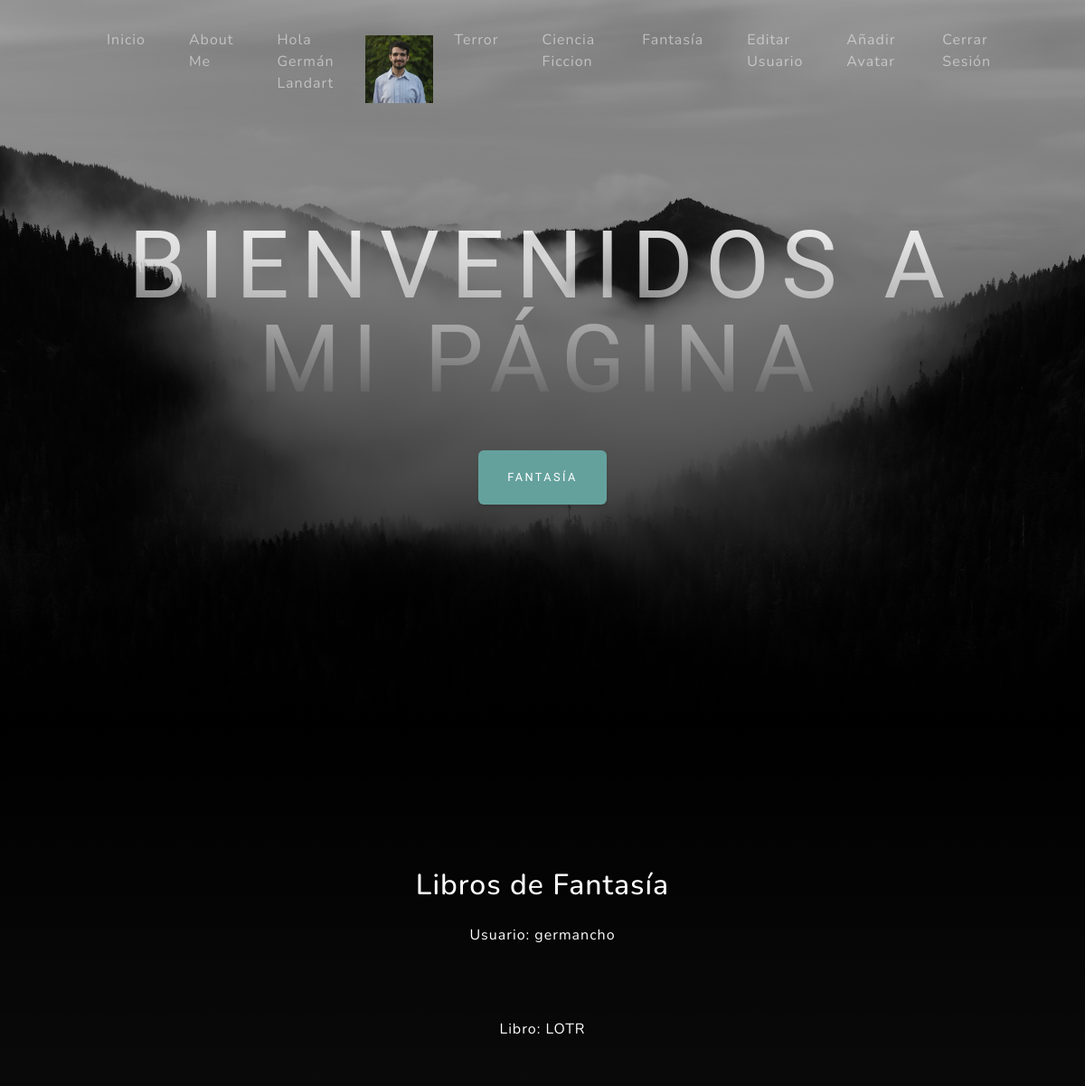
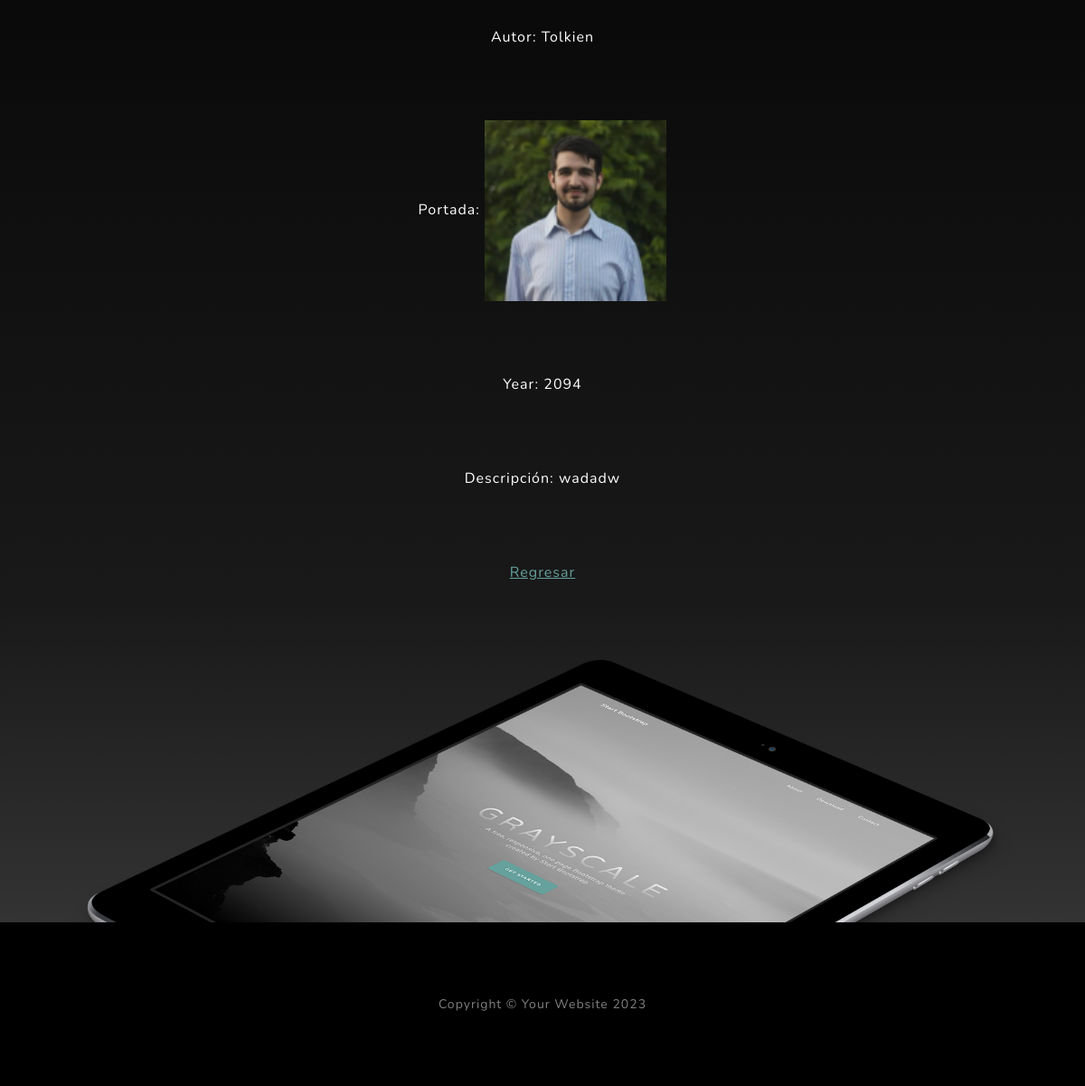
The app's page /AppCoder/fantasia/1 (signed in) with its own data (2 pictures, top to bottom).
### AppCoder/models.py (models this page shows, shortened)
class Avatar(models.Model):
    usuario = models.ForeignKey(User, on_delete=models.CASCADE)
    imagen = models.ImageField(upload_to="avatares", null=True, blank=True)

class Fantasia(models.Model):
    libro = models.CharField(max_length=60)
    autor = models.CharField(max_length=60)
    year = models.IntegerField(null=True, blank=True)
    imagen = models.ImageField(null=True, blank=True, upload_to= "imagenes" )
    descripcion = models.TextField(null=True, blank=True)
    usuario = models.ForeignKey(User, on_delete=models.CASCADE, null=True, blank=True)

### AppCoder/views.py (the view)
# urls.py: path("fantasia/<int:pk>", DetalleFantasia.as_view(), name="FantasiaDetalle"),
class DetalleFantasia(LoginRequiredMixin, DetailView):
    model = Fantasia

### AppCoder/templates/AppCoder/fantasia_detail.html
{% extends "AppCoder/padre.html" %}
{% load static %}
{% block titulo %}
Bienvenidos a mi página
{% endblock %}
{% block titulo2 %}
FANTASÍA
{% endblock %}
{% block descripcion %}
Libros de Fantasía
{% endblock %}
{% block form %}
<p>Usuario: {{fantasia.usuario}}</p>
<p>Libro: {{fantasia.libro}}</p>
<p>Autor: {{fantasia.autor}}</p>
<p>Portada: <img src="{{ fantasia.imagen.url }}"  height="200 px" alt="Descripción de la imagen"> </p>
<p>Year: {{fantasia.year}}</p>
<p>Descripción: {{fantasia.descripcion}}</p>
<a href="{% url 'FantasiaLeer' %}"> Regresar </a>
{% endblock  %}

### AppCoder/templates/AppCoder/padre.html (shortened to what this page needs)
<!DOCTYPE html>
<html lang="en">
    <head>
        {% load static %}
        <link href="{% static 'AppCoder/css/styles.css' %}" rel="stylesheet" />
    </head>
    <body id="page-top">
        <nav class="navbar navbar-expand-lg navbar-light fixed-top" id="mainNav">
            <div class="container px-4 px-lg-5">
                <div class="collapse navbar-collapse" id="navbarResponsive">
                    <ul class="navbar-nav ms-auto">
                        <li class="nav-item"><a class="nav-link" href="{% url 'Inicio' %}">Inicio</a></li>
                        <li class="nav-item"><a class="nav-link" href="{% url 'About' %}">About Me</a></li>
                        {% if request.user.is_authenticated %}
                        <li class="nav-item" style="display: flex; align-items: center;">
                        <p class="nav-link" style="color: rgba(255, 255, 255, 0.5);">Hola {{user.first_name}} {{user.last_name}}</p>
                        {% with user.avatar_set.first as miAvatar %}
                        {% if miAvatar  %}
                        <img src="{{miAvatar.imagen.url}}" alt="No encontró la imagen" width="75" height="75">
                        {% endif %}
                        {% endwith %}
                        <li class="nav-item"><a class="nav-link" href="{% url 'TerrorLeer' %}">Terror</a></li>
                        <li class="nav-item"><a class="nav-link" href="{% url 'CienciaFiccionLeer' %}">Ciencia Ficcion</a></li>
                        <li class="nav-item"><a class="nav-link" href="{% url 'FantasiaLeer' %}">Fantasía</a></li>
                        <li class="nav-item"><a class="nav-link" href="{% url 'EditarUsuario' %}">Editar Usuario</a></li>
                        <li class="nav-item"><a class="nav-link" href="{% url 'Avatar' %}">Añadir Avatar</a></li>
                        <li class="nav-item"><a class="nav-link" href="{% url 'Logout' %}">Cerrar Sesión</a></li>
                        {% else %}
                        <li class="nav-item"><a class="nav-link" href="{% url 'SignUp' %}">Registrarse</a></li>
                        <li class="nav-item"><a class="nav-link" href="{% url 'Login' %}">Iniciar Sesión</a></li>
                        {% endif %}
                    </ul>
                </div>
            </div>
        </nav>
        <header class="masthead">
            <div class="container px-4 px-lg-5 d-flex h-100 align-items-center justify-content-center">
                <div class="d-flex justify-content-center">
                    <div class="text-center">
                        <h1 class="mx-auto my-0 text-uppercase">
                        {% block titulo %}
                        {% endblock %}
                        </h1>
                        <a class="btn btn-primary" href="#bajar">
                            {% block titulo2 %}
                            {% endblock %}
                        </a>
                    </div>
                </div>
            </div>
        </header>
        <section class="about-section text-center" id="bajar">
            <div class="container px-4 px-lg-5">
                <div class="row gx-4 gx-lg-5 justify-content-center">
                    <div class="col-lg-8">
                        <h2 class="text-white mb-4">
                            {% block descripcion %}
                            {% endblock %}
                        </h2>
                        <font color="white"font>
                        {% block form %}
                        {% endblock %}
                    </div>
                </div>
                <img class="img-fluid" src="{% static 'AppCoder/assets/img/ipad.png' %}" alt="..." />
            </div>
        </section>
        <footer class="footer bg-black small text-center text-white-50"><div class="container px-4 px-lg-5">Copyright &copy; Your Website 2023</div></footer>
    </body>
</html>

### records on screen
Avatar: imagen (picture)
Fantasia: usuario "germancho", libro "LOTR", autor "Tolkien", imagen (picture), year "2094", descripcion "wadadw"

### other values on screen
{{ user.first_name }} "Germán"
{{ user.last_name }} "Landart"
